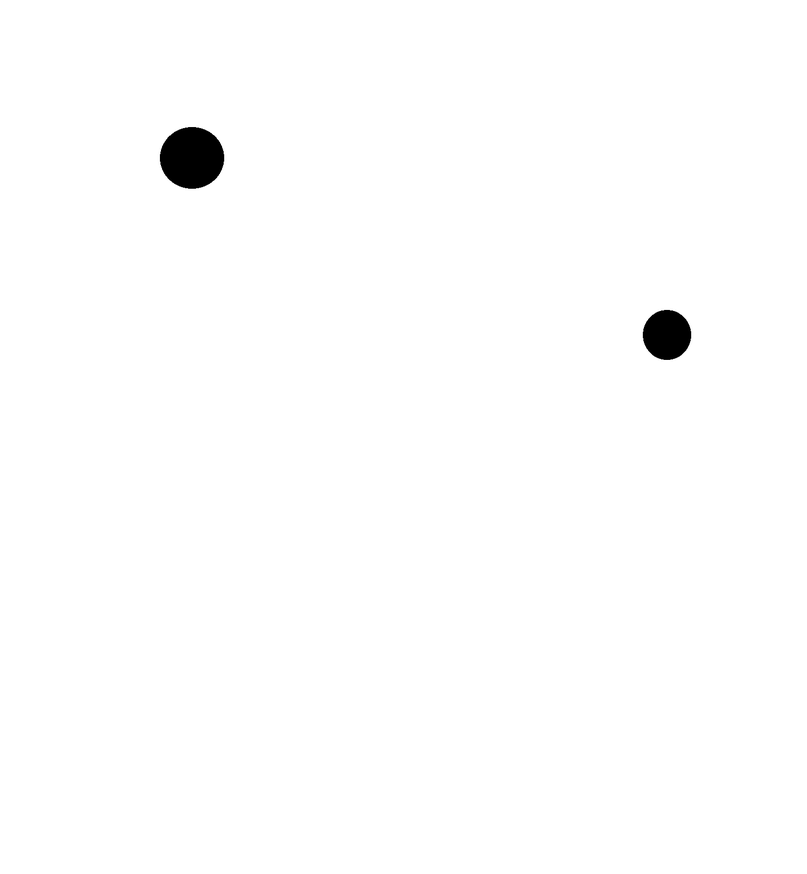
#> input picture TRNG-Pendel/test4.png, 807 x 874 px, shrunk from 1519 x 1644 before the run, given in place of the camera
$ python ObjectTracker.py
#> lines starting #> are read from the running program, lines starting #| are printed output that depends on the picture; after the words box and inside, x2 and y2 are one past the last pixel; in counts of white or black regions, pixels touching at a corner belong together; long printed decimals are rounded
import cv2
import math
import struct
import time
import datetime

# um Programm zu stoppen "q" in geöffnetem Fenster drücken
# Video Capture anpassen - 0 = Standard Kamera , 1 = Externe Kamera ...
cap = cv2.VideoCapture(0)
#cap.set(cv2.CAP_PROP_FRAME_WIDTH, 1280)
#cap.set(cv2.CAP_PROP_FRAME_HEIGHT, 720)
ret, frame = cap.read()
#> frame is the input picture: shape (874, 807, 3); min 0, max 255, mean 253.2
height, width, channels = frame.shape
#> height = 874; width = 807; channels = 3
#RGB reichweite für Punkte
LOWER_BLACK = (0, 0, 0)
UPPER_BLACK = (255, 255, 90)
# Mittelpunkt für Polar Koordinaten System
X_MIDDLE = width / 2 + 7
#> X_MIDDLE = 410.5
Y_MIDDLE = height / 2 - 34
#> Y_MIDDLE = 403
# Minimum Fläche für Punkt
MIN_AREA = 110

# Daten
XCOORD_LIST = []
YCOORD_LIST = []
DISTANZ_LIST = []
WINKEL_LIST = []
TIMESTAMPS = []

# Schreibt alle Daten in CSV Datei mit: timestamp, x, y, abstand, winkel
def Coords():
    # Überschreibt alte CSV Datei und schreibt Kopfzeile
    with open('output.csv', 'w') as f:
        f.write("timestamp, x, y, abstand, winkel" + "\n")

    # Schreibt Daten in CSV
    n = 0
    for x in TIMESTAMPS:
        with open('output.csv', 'a') as f:
            #print(str(x) + ", " + str(xcoord_list[n]) + ", " + str(ycoord_list[n]) + ", " + str(distanz_list[n]) + ", " + str(winkel_list[n]) + "\n")
            f.write(str(x) + ", " + str(XCOORD_LIST[n]) + ", " + str(YCOORD_LIST[n]) + ", " + str(DISTANZ_LIST[n]) + ", " + str(WINKEL_LIST[n]) + "\n")
        n += 1


# Durchläuft liste mit Floats, schreibt lsbs in bin.txt
def LsbFloat(liste):
    # Löscht Inhalt bin.txt
    #with open('bin.txt', 'w') as f:
    #    f.write("")

    # Schreibt lsbs in bin.txt (als String)
    for i in liste:
        binary_str = ''.join(format(c, '08b') for c in struct.pack('!f', i))
        if len(binary_str) > 8:
            lsb = binary_str[-1]
            #Lsb schreiben
            with open('bin.txt', 'a') as f:
                f.write(lsb)

# Methode erkennt Punkte aus Live Stream - q gedrückt halten um zu Beenden - b für Pause (im Fenster drücken)
def Capture():
    while True:
        counter = 0
        ret, frame = cap.read()
        hsv = cv2.cvtColor(frame, cv2.COLOR_BGR2HSV)
#> hsv: shape (874, 807, 3); mean H, S, V 0, 0, 253.2
        mask = cv2.inRange(hsv, LOWER_BLACK, UPPER_BLACK)
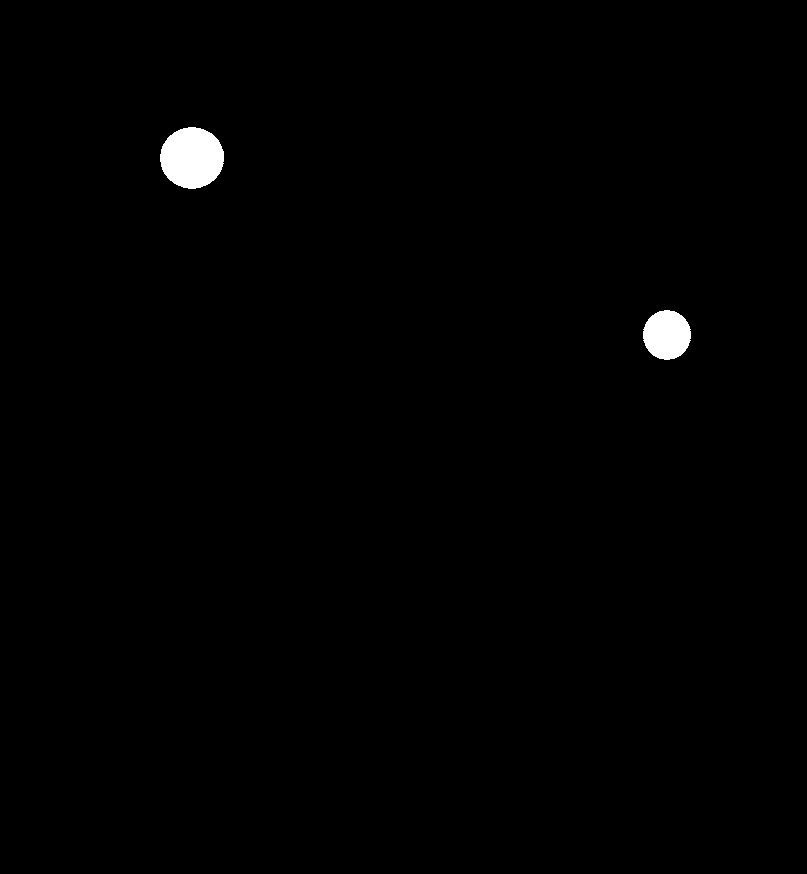
#> mask: shape (874, 807); 0.7% white; 2 white regions

        contours, hierarchy = cv2.findContours(mask, cv2.RETR_EXTERNAL, cv2.CHAIN_APPROX_SIMPLE)
#> contours = 2 contours; box (x1, y1, x2, y2) and area: (160, 127, 224, 189) 3000, (643, 310, 691, 360) 1802

        # Sortiere Konturen nach Fläche in absteigender Reihenfolge, nur die größten 2 Nehmen
        contours = sorted(contours, key=cv2.contourArea, reverse=True)[:1]
#> contours = 1 contour; box (x1, y1, x2, y2) and area: (160, 127, 224, 189) 3000

        for contour in contours:
            # Compute the center and radius of the contour
            (x, y), radius = cv2.minEnclosingCircle(contour)
            area = cv2.contourArea(contour)
            if area >= MIN_AREA:
                TIMESTAMPS.append(datetime.datetime.fromtimestamp(time.time()).strftime('%H:%M:%S.%f'))
                center = (float(x), float(y))
                radius = int(radius)
                #Kreis zum Mittelpunkt
                cv2.circle(frame, (int(X_MIDDLE), int(Y_MIDDLE)), 2, (255, 255, 255), 2)
                # Kreis zum schwarzen Punkt
                cv2.circle(frame, (int(x), int(y)), 5, (0, 255, 0), 2)
                #Linie zu Punkt
                cv2.line(frame, (int(X_MIDDLE), int(Y_MIDDLE)), (int(x), int(y)), (0, 0, 255), 2)


                dx = float(x) - X_MIDDLE
                dy = float(y) - Y_MIDDLE
                distanz = math.sqrt(dx ** 2 + dy ** 2)

                winkel = math.acos(dx/distanz) * sign(dy) # Winkel berechnung in Bogenmaß

                #winkel = (winkel + 360) % 360  # Gradmaß zu 360 Grad System (anstatt 0-180 und 0 - (-180))
                angleStr = "Winkel: " + str(winkel)
                cv2.putText(frame, angleStr, (int(x), int(y)), cv2.FONT_HERSHEY_SIMPLEX, 0.5, (255, 255, 255), 2)

                #Ausgabe
                print("   x   : " + str(float(x)) + "\n" + "   Y   : " + str(float(y)) +"\n" + "Winkel : " + str(winkel) + "\n"+ "Abstand: " + str(distanz) + "\n" + "----------------------------")
                XCOORD_LIST.append(float(x))
                YCOORD_LIST.append(float(y))
                DISTANZ_LIST.append(distanz)
                WINKEL_LIST.append(winkel)
                # Abfrage geschwindigkeit anpassen
                time.sleep(0.01)
                counter += 1
#> this loop made 1 pass
#> (x, y, radius, area, dx, dy, distanz, winkel) on pass 1: (191.7, 157.3, 31, 3000, -218.8, -245.7, 329, -2.3)
#|    x   : 191.710
#|    Y   : 157.323
#| Winkel : -2.298
#| Abstand: 328.978
#| ----------------------------
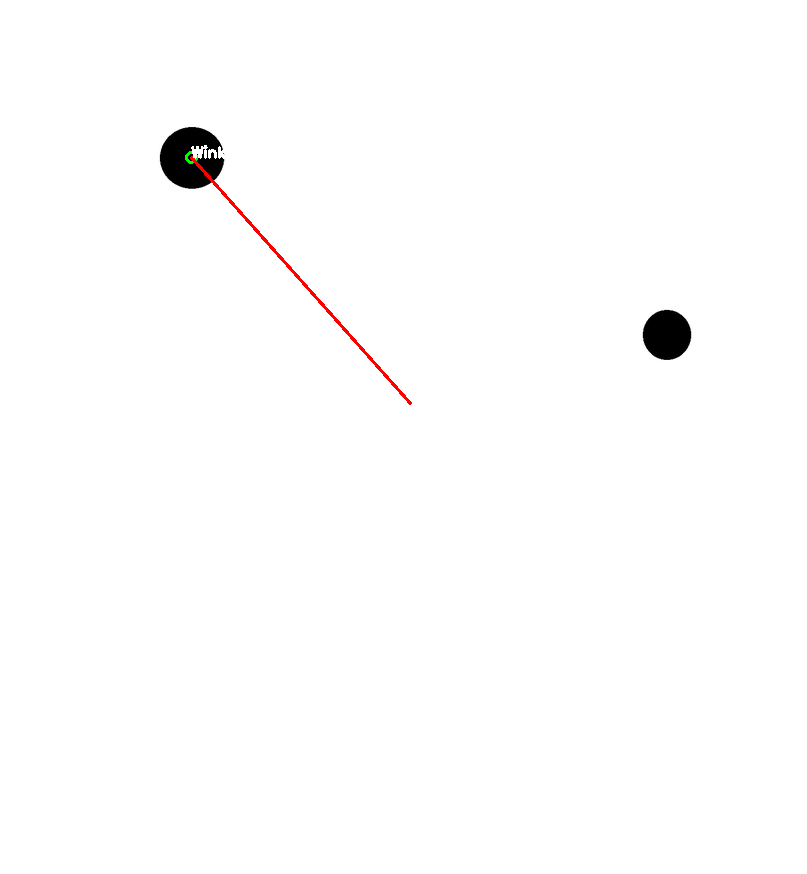
#> frame: shape (874, 807, 3); 0.2% of pixels changed, all inside (x1, y1, x2, y2) = (185, 145, 412, 405)
#> after the loop, DISTANZ_LIST = [329]; TIMESTAMPS = ['19:04:04.813889']; WINKEL_LIST = [-2.3]; XCOORD_LIST = [191.7]; YCOORD_LIST = [157.3]; counter = 1

        cv2.imshow("Frame", frame)
        # when q gedrückt beenden

        if cv2.waitKey(1) & 0xFF == ord('b'):
#> (key q is pressed here)
            print("Pause")
            Pause = True
            for i in range(4):
                time.sleep(1)
                print(i + 1)
            print("swing")
            for i in range(2):
                time.sleep(1)
                print(i + 1)


        if cv2.waitKey(1) & 0xFF == ord('q'):
#> (key q is pressed here)
            break
    cap.release()
    cv2.destroyAllWindows()

# Gibt vorzeichen einer Zahl zurück
def sign(zahl):
    if zahl < 0:
        return -1
    else:
        return 1

def __main__():
    Capture()
    Coords()
#> the loop in Coords, `for x in TIMESTAMPS:` made 1 pass
#> (x, n) on pass 1: ('19:04:04.813889', 1)

__main__()
